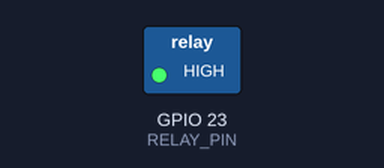
This program was run on a simulated Raspberry Pi (BCM pin numbers). On the bench: switched loads named in the program (green lamp = pin HIGH). Dashed ring = blinking. What the program prints to the terminal is not drawn.

Above: at 0.5 s.
Timing chart, 0 to 4.6 s (numbered marks = the images above):
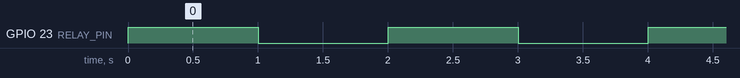

The program:

solenoid_lock.py
```python
import RPi.GPIO as GPIO
from time import sleep

RELAY_PIN = 23

GPIO.setwarnings(False)
GPIO.setmode(GPIO.BCM)
GPIO.setup(RELAY_PIN, GPIO.OUT)

try:
    while (True):
        print("Turning on...")
        GPIO.output(RELAY_PIN, 1)
        sleep(1)
        print("Turning off...")
        GPIO.output(RELAY_PIN, 0)
        sleep(1)
finally:
    GPIO.cleanup()
```

Measured:
- by itself, GPIO 23 (RELAY_PIN): alternates HIGH for 1.0 s and LOW for 1.0 s
